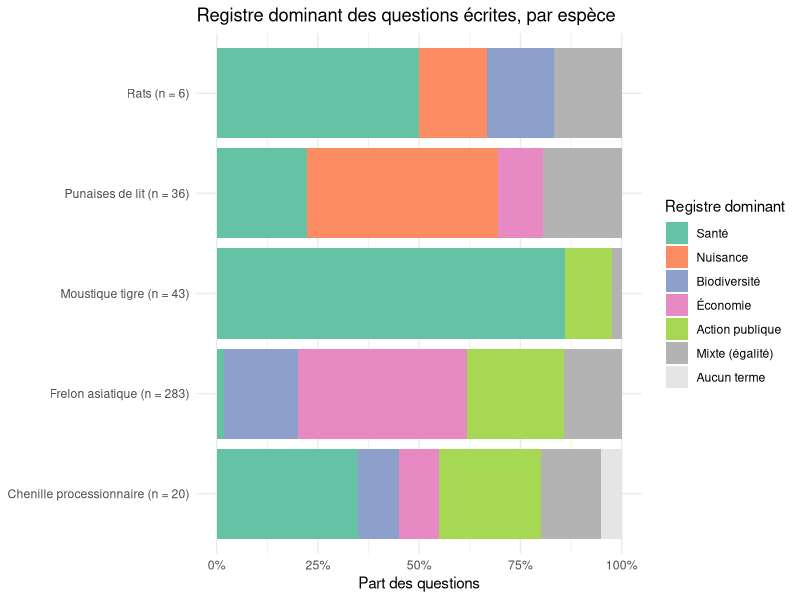
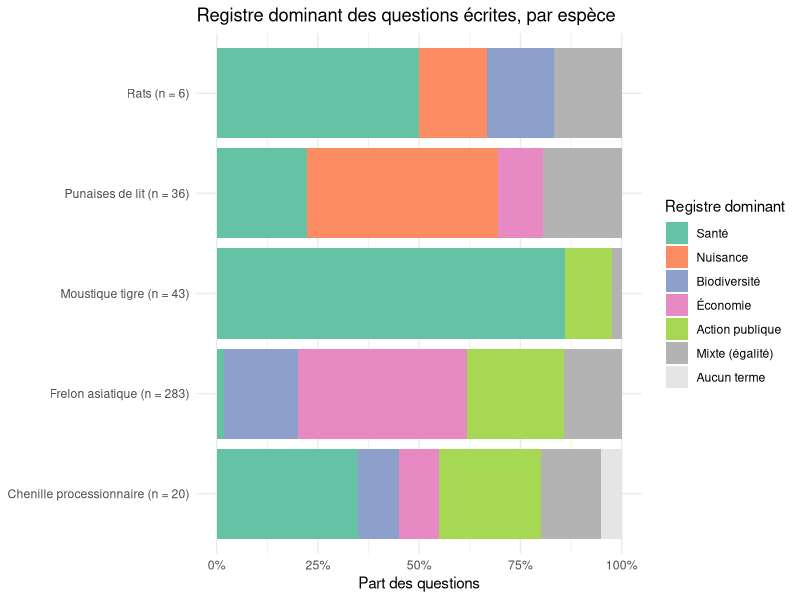

These charts were generated, in order, by the following R code:
# 05_typologie.R
# Typologie des discours par dictionnaire : pour chaque question, on compte les termes de cinq registres et on retient le registre dominant.
# Sorties : data/processed/corpus_types.csv, figures/fig3_types_discours.png

library(here)
library(stringr)
library(dplyr)
library(ggplot2)

corpus <- read.csv(here("data", "processed", "corpus.csv"), colClasses = c(code_dep = "character"))

# Dictionnaire : \\w* = n'importe quelle fin de mot (allerg\\w* -> allergie, allergique...)
registres <- list(
  sante = c("santé", "sanitaires?", "maladies?", "dengue", "chikungunya", "zika", "virus", "piqûres?", "allerg\\w*", "respiratoires?", "urtica\\w*", "leptospirose", "infect\\w*", "épidém\\w*", "vecteurs?", "médec\\w*", "patients?"),
  nuisance = c("nuisances?", "gêne", "désagréments?", "qualité de vie", "sommeil", "insalubr\\w*", "hygiène", "détresse", "psycholog\\w*", "logements?", "infest\\w*", "inquiét\\w*"),
  biodiversite = c("biodiversité", "invasi\\w*", "envahissant\\w*", "exotiques?", "écosystèmes?", "pollinis\\w*", "faune", "flore", "prédat\\w*", "environnement\\w*", "espèces? protégées?"),
  economie = c("coûts?", "coûteu\\w*", "financ\\w*", "rembours\\w*", "prise en charge", "filières?", "apicult\\w*", "économi\\w*", "pertes?", "productions?", "indemnis\\w*", "euros?", "ruches?"),
  action_publique = c("plan national", "stratégie", "réglementation", "décrets?", "arrêtés?", "législati\\w*", "classement", "compétences?", "collectivités?", "maires?", "préfe\\w*", "dispositifs?", "moyens", "obligat\\w*")
)

texte <- str_to_lower(paste(corpus$titre, corpus$texte))
for (r in names(registres)) {
  motif <- regex(paste0("\\b(", paste(registres[[r]], collapse = "|"), ")\\b"))
  corpus[[r]] <- str_count(texte, motif)
}

# Registre dominant : celui qui a le plus d'occurrences. Égalité -> "mixte".
scores <- as.matrix(corpus[names(registres)])
maxi <- apply(scores, 1, max)
n_max <- rowSums(scores == maxi)
corpus$type <- ifelse(maxi == 0, "aucun", ifelse(n_max > 1, "mixte", names(registres)[max.col(scores, ties.method = "first")]))

print(table(corpus$espece, corpus$type))

write.csv(corpus, here("data", "processed", "corpus_types.csv"), row.names = FALSE, fileEncoding = "UTF-8")

# Contrôle à l'œil : 2 titres tirés au hasard par registre
set.seed(1)
corpus |> group_by(type) |> slice_sample(n = 2) |> select(type, espece, titre) |> print(n = 20)

# Figure 3 : part de chaque registre dominant, par espèce ---------------------

libelles_especes <- c(moustique_tigre = "Moustique tigre", frelon_asiatique = "Frelon asiatique", rats = "Rats", punaises_de_lit = "Punaises de lit", chenille_processionnaire = "Chenille processionnaire")

parts <- corpus |>
  count(espece, type) |>
  group_by(espece) |>
  mutate(part = n / sum(n), effectif = sum(n)) |>
  ungroup() |>
  mutate(espece = paste0(libelles_especes[espece], " (n = ", effectif, ")"))

couleurs <- c(sante = "#66c2a5", nuisance = "#fc8d62", biodiversite = "#8da0cb", economie = "#e78ac3", action_publique = "#a6d854", mixte = "grey70", aucun = "grey90")
noms_registres <- c(sante = "Santé", nuisance = "Nuisance", biodiversite = "Biodiversité", economie = "Économie", action_publique = "Action publique", mixte = "Mixte (égalité)", aucun = "Aucun terme")
parts$type <- factor(parts$type, levels = names(couleurs))

ggplot(parts, aes(part, espece, fill = type)) +
  geom_col(position = position_stack(reverse = TRUE)) +
  scale_x_continuous(labels = scales::percent) +
  scale_fill_manual(values = couleurs, labels = noms_registres) +
  labs(x = "Part des questions", y = NULL, fill = "Registre dominant", title = "Registre dominant des questions écrites, par espèce") +
  theme_minimal(base_family = "sans")
ggsave(here("figures", "fig3_types_discours.png"), width = 9, height = 4, dpi = 300)
